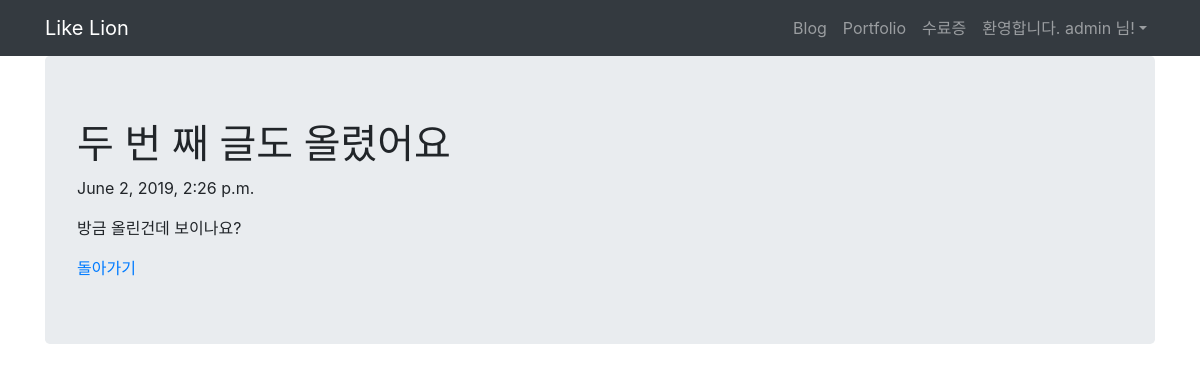
/blog/5/ (signed in), run on the app's committed database.
### blog/models.py (models this page shows)
class Blog(models.Model):
    title = models.CharField(max_length=200)
    pub_date = models.DateTimeField('date published')
    body = models.TextField()

### blog/views.py (the view)
# urls.py: path('<int:blog_id>/', views.detail, name="detail"),
def detail(request, blog_id):
    blog_detail = get_object_or_404(Blog, pk=blog_id)
    return render(request, 'blog/detail.html', {'blog':blog_detail})

### blog/templates/blog/detail.html
{% extends 'base.html' %}
    {% block content %}
    <div class="container jumbotron">
        <h1>{{ blog.title }}</h1>
        <p>{{ blog.pub_date }}</p>
        <p>{{ blog.body }}</p>
        <a href="{% url 'home' %}">돌아가기</a>
    </div>
    {% endblock %}

### secondproject/templates/base.html (shortened to what this page needs)
<!DOCTYPE html>
<html lang="en">
<head>
    <link rel="stylesheet" href="https://stackpath.bootstrapcdn.com/bootstrap/4.1.3/css/bootstrap.min.css"
>
</head>
<body>
    <nav class="navbar navbar-expand-lg navbar-dark bg-dark">
        <div class="container">
            <a class="navbar-brand" href="{% url 'home' %}">Like Lion</a>
            <div class="collapse navbar-collapse" id="navbarNavAltMarkup">
                <ul class="navbar-nav ml-auto">
                    <li class="nav-item">
                        <a class="nav-item nav-link" href="{% url 'home' %}">Blog</span></a>
                    </li>
                    <li class="nav-item">
                        <a class="nav-item nav-link" href="{% url 'portfolio' %}">Portfolio</a>
                    </li>
                    <li class="nav-item">
                        <a class="nav-item nav-link" href="#">수료증</a>
                    </li>
                    {% if user.is_authenticated %}
                    <li class="nav-item dropdown">
                        <a class="nav-link dropdown-toggle" id="navbarDropdown" role="button" data-toggle="dropdown"
                            aria-haspopup="true" aria-expanded="false">환영합니다. {{ user.username }} 님!</a>
                    </li>
                    {% endif %}
                </ul>
            </div>
        </div>
    </nav>
    <div class="container">
        {% block content %}
        {% endblock %}
    </div>
</body>
</html>

### data on the page
Blog: title "두 번 째 글도 올렸어요", pub_date "June 2, 2019, 2:26 p.m.", body "방금 올린건데 보이나요?"

### other printed values
{{ user.username }} "admin"
